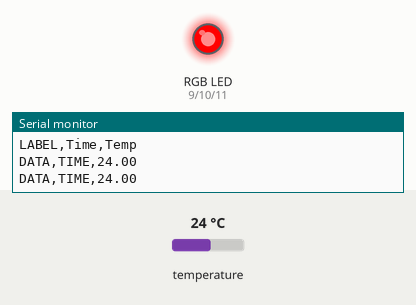
This sketch was run on a simulated Arduino Uno, built with avr-gcc and run on an emulated ATmega328P. Shown: an RGB LED mixed from three pins (HIGH = lit), the last lines printed to the serial monitor. Inputs (shaded band) come from the test bench; at power-on: temperature 24 °C.

Above: at 3.3 s.
3.4 s: temperature set to 29.3 °C
6.5 s: temperature set to 30.5 °C
At 9.2 s:
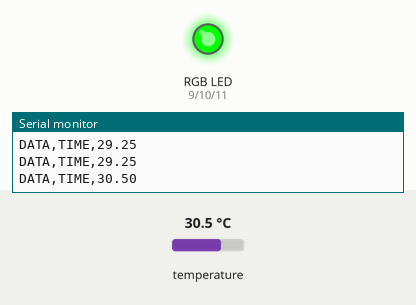
10.3 s: temperature set to 12 °C
At 13.0 s:
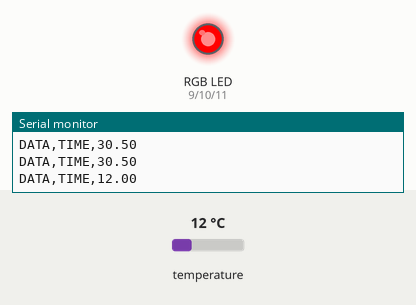
13.8 s: temperature set to 33 °C
At 16.7 s:
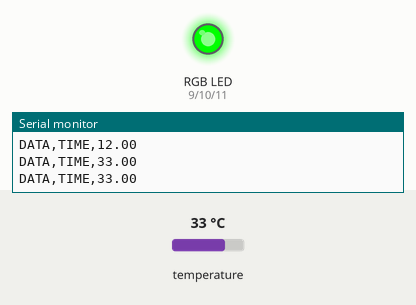
Timing chart, 0 to 18.2 s (numbered marks = the images above; inputs shaded):
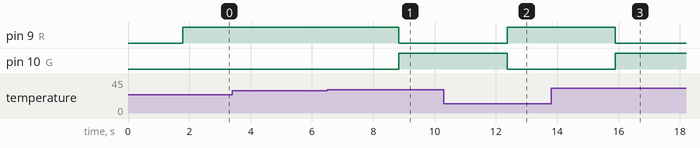

Measured:
- the behaviour switches between 29.9 and 30 °C on temperature (found by bisection; images 0 and 1)
- after the input at 6.5 s, pin 9 (R): HIGH → LOW after 2.3 s; pin 10 (G): LOW → HIGH after 2.3 s
- after the input at 10.3 s, pin 9 (R): LOW → HIGH after 2.1 s; pin 10 (G): HIGH → LOW after 2.1 s
- after the input at 13.8 s, pin 9 (R): HIGH → LOW after 2.1 s; pin 10 (G): LOW → HIGH after 2.1 s

The sketch:

water_tem_RGB_plx.ino
```cpp
#include <OneWire.h>
#include <DallasTemperature.h>
#define ONE_WIRE_BUS 2

int  R = 9;
int  G = 10;
int  B = 11;
float tem;

OneWire ourWire(ONE_WIRE_BUS);
DallasTemperature sensors(&ourWire);

float tempSensor;

void setup(){
  Serial.begin(9600);
  pinMode(R, OUTPUT);
  pinMode(G, OUTPUT);
  pinMode(B, OUTPUT);
  sensors.begin();

  Serial.println("CLEARDATA");
  Serial.println("LABEL,Time,Temp");
}


void loop()
{
  sensors.requestTemperatures();
  tempSensor = sensors.getTempCByIndex(0);
  tem = tempSensor;

  Serial.print("DATA,TIME,");
  Serial.println(tem);
  delay(1000);
  if(tem < 30) {
    analogWrite(R, 255);
    analogWrite(G, 0);
    analogWrite(B, 0);
     }
   else {
      analogWrite(R, 0);
    analogWrite(G, 255);
    analogWrite(B, 0);
    }
 }

int getTemp(){
  int tempVal = 0;
  return tempVal;
}
```
